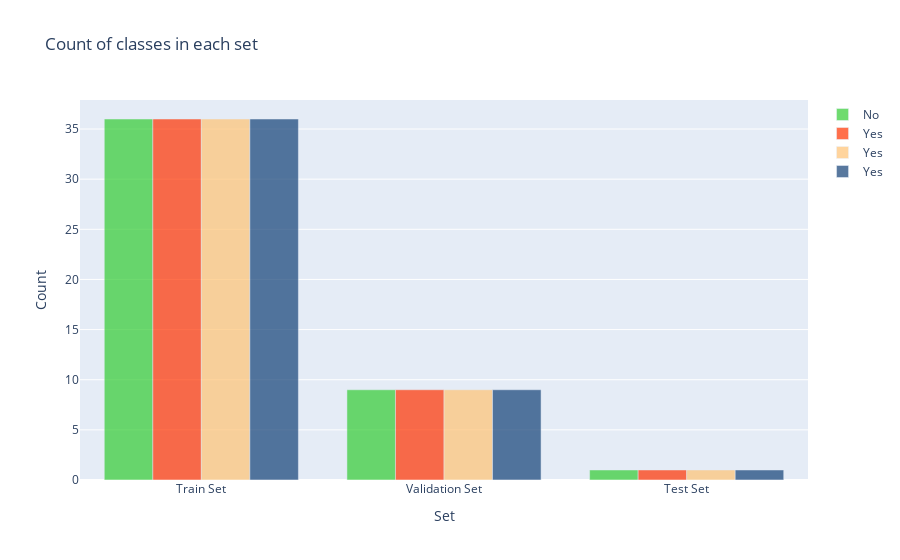

The cell this chart's notebook holds for it:
### Code cell
y = dict()
y[0] = []
y[1] = []
y[2] = []
y[3] = []
for set_name in (y_train, y_val, y_test):
    # print (np.sum(set_name == 0))
    # print (set_name)
    y[0].append(np.sum(set_name == 0))
    y[1].append(np.sum(set_name == 1))
    y[2].append(np.sum(set_name == 2))
    y[3].append(np.sum(set_name == 3))

trace0 = go.Bar(
    x=['Train Set', 'Validation Set', 'Test Set'],
    y=y[0],
    name='No',
    marker=dict(color='#33cc33'),
    opacity=0.7
)
trace1 = go.Bar(
    x=['Train Set', 'Validation Set', 'Test Set'],
    y=y[1],
    name='Yes',
    marker=dict(color='#ff3300'),
    opacity=0.7
)
trace2 = go.Bar(
    x=['Train Set', 'Validation Set', 'Test Set'],
    y=y[2],
    name='Yes',
    marker=dict(color='#FFC374'),
    opacity=0.7
)
trace3 = go.Bar(
    x=['Train Set', 'Validation Set', 'Test Set'],
    y=y[3],
    name='Yes',
    marker=dict(color='#124076'),
    opacity=0.7
)
data = [trace0, trace1, trace2, trace3]
layout = go.Layout(
    title='Count of classes in each set',
    xaxis={'title': 'Set'},
    yaxis={'title': 'Count'}
)
fig = go.Figure(data, layout)
iplot(fig)

### Figure 1 — Plotly figure (JSON) as saved in the notebook; plotly's stock layout.template omitted (floating-point values rounded to 4 significant figures)
{"data": [{"marker": {"color": "#33cc33"}, "name": "No", "opacity": 0.7, "type": "bar", "x": ["Train Set", "Validation Set", "Test Set"], "y": [36, 9, 1]}, {"marker": {"color": "#ff3300"}, "name": "Yes", "opacity": 0.7, "type": "bar", "x": ["Train Set", "Validation Set", "Test Set"], "y": [36, 9, 1]}, {"marker": {"color": "#FFC374"}, "name": "Yes", "opacity": 0.7, "type": "bar", "x": ["Train Set", "Validation Set", "Test Set"], "y": [36, 9, 1]}, {"marker": {"color": "#124076"}, "name": "Yes", "opacity": 0.7, "type": "bar", "x": ["Train Set", "Validation Set", "Test Set"], "y": [36, 9, 1]}], "layout": {"title": {"text": "Count of classes in each set"}, "xaxis": {"title": {"text": "Set"}}, "yaxis": {"title": {"text": "Count"}}}}
